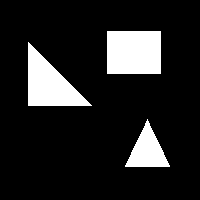
%> input picture WhiteMix2019.tif, 200 x 200 px
$ octave Problem5.m   (GNU Octave 9; MATLAB toolbox functions it lacks are replaced by stand-ins)
%> lines starting %> are read from the running program, lines starting %| are printed output that depends on the picture; in (x1, y1, x2, y2) boxes, pixels count from 0 and x2, y2 are one past the last pixel; in counts of white or black regions, pixels touching at a corner belong together; the program's own positions count from 1
%%%%%%%%%%%%%%%%% MAIN FUNCTION %%%%%%%%%%%%%%%%%
I = imread('WhiteMix2019.tif');
%> I is the input picture: size 200x200x3 uint8; 13.7% white; 3 white regions, box (x1, y1, x2, y2) and area: (107, 31, 161, 74) 2322, (28, 42, 92, 106) 2080, (125, 119, 170, 167) 1096

%Convert to Grayscale matrix
IRed = I(:,:,1); IGreen = I(:,:,2); IBlue = I(:,:,3);
IGrey = (double(IRed)+double(IGreen)+double(IBlue))/3;
I = uint8(IGrey);
[m,n] = size(I);
%> m = 200; n = 200
disp(m);
%| 200
%Binarized grayscale matrix
Ibw = uint8(imbinarize(I));

%Label start from 1
label = 1;

%Initialize an empty array to store any taken labels
TAKEN_LABELS  = [];
labelIndex = 1;

%Iterate Ibw matrix
for i = 1:m
    for j = 1:n
        if(Ibw(i,j) == 1)

            %Checking if all  elements surround the
            %foreground are zero.
            if(Ibw(i, j-1) == 0 && Ibw(i-1, j-1) == 0 &&...
                    Ibw(i-1, j) == 0 && Ibw(i-1, j+1) == 0)
                %Start new label number
                label = label + 1;
                Ibw(i,j) = label;

                %Put label in the array that contains any taken label
                TAKEN_LABELS(labelIndex) = label;   %#ok<SAGROW>
                labelIndex = labelIndex + 1;
            end

            %Check for label that is connected to the current
            %foreground
            if(isConnected(TAKEN_LABELS, Ibw(i, j-1)) || ...
                    isConnected(TAKEN_LABELS, Ibw(i-1, j-1))||...
                    isConnected(TAKEN_LABELS, Ibw(i-1, j))||...
                    isConnected(TAKEN_LABELS, Ibw(i-1, j+1)))

                %Change value of 1 into the specific
                %label it connected to
                Ibw(i,j) = findConnectedLabel(TAKEN_LABELS, ...
                    Ibw(i, j-1), Ibw(i-1, j-1), ...
                    Ibw(i-1, j), Ibw(i-1, j+1));
            end
        end

        %Skip and move to the next iteration when foreground value
        %is zero.
        if(Ibw(i,j) == 0)
            continue;
        end

    end
end
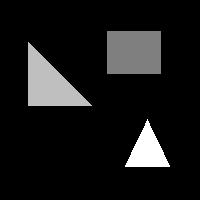
%> Ibw: size 200x200 uint8; min 0, max 4, mean 0.382; drawn with min black and max white
%> after the loop, TAKEN_LABELS = [2 3 4]; label = 4; labelIndex = 4

%Call function to show all shapes identified within the image
%and individually labelled. This function will show more or less
%image depending on how many shapes identified within the analysed
%image
plotIndividualBlob(Ibw, TAKEN_LABELS);


%%%% COMBINE IMAGES IN A SINGLE PLOT (FOR THE MAIN CASE STUDY) %%%%
%Matrix for individual blob
Ibw2 = fillBlobMatrix(Ibw, 2);
Ibw3 = fillBlobMatrix(Ibw, 3);
Ibw4 = fillBlobMatrix(Ibw, 4);

%Combined all processed images in a single plot
figure;
subplot(2,2,1), imshow(I), axis on;
title('Original');

subplot(2,2,2), imshow(Ibw2), axis on;
title('Blob Number 2');

subplot(2,2,3), imshow(Ibw3), axis on;
title('Blob Number 3');

subplot(2,2,4), imshow(Ibw4), axis on;
title('Blob Number 4');


%%%%%%% ADDITIONAL FUNCTION CREATED FOR THE TASK %%%%%%%

%Function to fill matrix of a blob
function blobMatrix = fillBlobMatrix(binaryMatrix, label)
    [m,n] = size(binaryMatrix);
    for i = 1:m
        for j = 1:n
            if(binaryMatrix(i,j) ~= label)
                binaryMatrix(i,j) = 0;
            else
                binaryMatrix(i,j) = 255;
            end
        end
    end
    blobMatrix = binaryMatrix;
end

%A Function that return boolean value if there exist a connectivity
function connectionStatus = isConnected(LABELS, currentNumber)
    l = length(LABELS);
    connectionStatus = 0;
    for i = 1:l
        if(currentNumber == LABELS(i))
            connectionStatus = 1;
            break;
        end
    end
end

%A Function that return the number of label the foreground connected
%to.
function connectedLabel = findConnectedLabel(LABELS, A, B, C, D)
    l = length(LABELS);
    for i = 1:l
        if(A == LABELS(i) || B == LABELS(i) || C == LABELS(i) || ...
                D == LABELS(i))
            connectedLabel = LABELS(i);
            break;
        end
    end
end


%Function to plot individual blob
function plotIndividualBlob(binarizedMatrix, LABELS)
%> called with LABELS = [2 3 4]
    l = length(LABELS);
%> l = 3
    for i = 1:l
        figure, imshow(fillBlobMatrix(binarizedMatrix, ...
            LABELS(i))), axis on;
        title(['Blob Number ' num2str(LABELS(i)) '']);
    end
%> this loop made 3 passes
%> pass 1, in fillBlobMatrix, `blobMatrix = binaryMatrix;`:
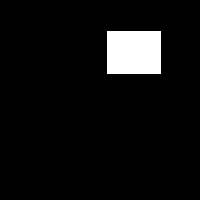
%> blobMatrix: size 200x200 uint8; 5.8% white; 1 white region, box (x1, y1, x2, y2) and area: (107, 31, 161, 74) 2322
%> pass 2, in fillBlobMatrix (call 2), `blobMatrix = binaryMatrix;`:
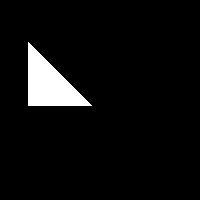
%> blobMatrix: size 200x200 uint8; 5.2% white; 1 white region, box (x1, y1, x2, y2) and area: (28, 42, 92, 106) 2080
%> pass 3, in fillBlobMatrix (call 3), `blobMatrix = binaryMatrix;`:
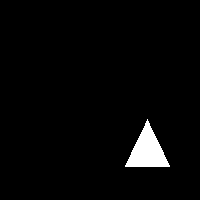
%> blobMatrix: size 200x200 uint8; 2.7% white; 1 white region, box (x1, y1, x2, y2) and area: (125, 119, 170, 167) 1096
end

$ run again, with WhiteRectangle22019-1.tif copied over WhiteMix2019.tif
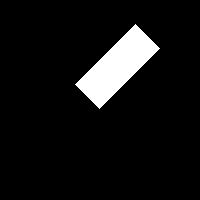
%> input picture WhiteRectangle22019-1.tif, 200 x 200 px
%> IRed: size 200x200 uint8; 7.4% white; 1 white region, box (x1, y1, x2, y2) and area: (75, 24, 160, 109) 2965
%| 200
%> after the loop `for i = 1:m`:
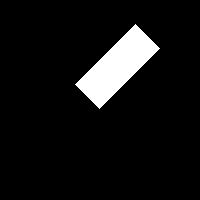
%> Ibw: size 200x200 uint8; values 0 (black) and 2 (white), 7.4% white; 1 white region, box (x1, y1, x2, y2) and area: (75, 24, 160, 109) 2965
%> after the loop `for i = 1:m`: label = 2
